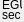
   <widget class="caFrame" name="caFrame_6">
    <property name="geometry">
     <rect>
      <x>423</x>
      <y>372</y>
      <width>24</width>
      <height>22</height>
     </rect>
    </property>
    <widget class="caLabel" name="caLabel_37">
     <property name="geometry">
      <rect>
       <x>2</x>
       <y>0</y>
       <width>20</width>
       <height>10</height>
      </rect>
     </property>
     <property name="frameShape">
      <enum>QFrame::NoFrame</enum>
     </property>
     <property name="text">
      <string>EGU</string>
     </property>
     <property name="alignment">
      <set>Qt::AlignAbsolute|Qt::AlignLeading|Qt::AlignLeft|Qt::AlignVCenter</set>
     </property>
     <property name="fontScaleMode">
      <enum>ESimpleLabel::Height</enum>
     </property>
     <property name="foreground">
      <color>
       <red>176</red>
       <green>176</green>
       <blue>176</blue>
      </color>
     </property>
     <property name="background">
      <color alpha="0">
       <red>0</red>
       <green>0</green>
       <blue>0</blue>
      </color>
     </property>
    </widget>
    <widget class="caLabel" name="caLabel_38">
     <property name="geometry">
      <rect>
       <x>2</x>
       <y>10</y>
       <width>20</width>
       <height>10</height>
      </rect>
     </property>
     <property name="frameShape">
      <enum>QFrame::NoFrame</enum>
     </property>
     <property name="text">
      <string>sec</string>
     </property>
     <property name="alignment">
      <set>Qt::AlignAbsolute|Qt::AlignLeading|Qt::AlignLeft|Qt::AlignVCenter</set>
     </property>
     <property name="fontScaleMode">
      <enum>ESimpleLabel::Height</enum>
     </property>
     <property name="foreground">
      <color>
       <red>176</red>
       <green>176</green>
       <blue>176</blue>
      </color>
     </property>
     <property name="background">
      <color alpha="0">
       <red>0</red>
       <green>0</green>
       <blue>0</blue>
      </color>
     </property>
    </widget>
    <widget class="caPolyLine" name="caPolyLine_7">
     <property name="geometry">
      <rect>
       <x>0</x>
       <y>10</y>
       <width>22</width>
       <height>1</height>
      </rect>
     </property>
     <property name="foreground">
      <color>
       <red>0</red>
       <green>0</green>
       <blue>0</blue>
      </color>
     </property>
     <property name="linestyle" stdset="0">
      <enum>caPolyLine::Solid</enum>
     </property>
     <property name="lineColor">
      <color>
       <red>0</red>
       <green>0</green>
       <blue>0</blue>
      </color>
     </property>
     <property name="xyPairs" stdset="0">
      <string>0,0;22,0</string>
     </property>
     <property name="fillstyle" stdset="0">
      <enum>caPolyLine::Filled</enum>
     </property>
    </widget>
   </widget>
